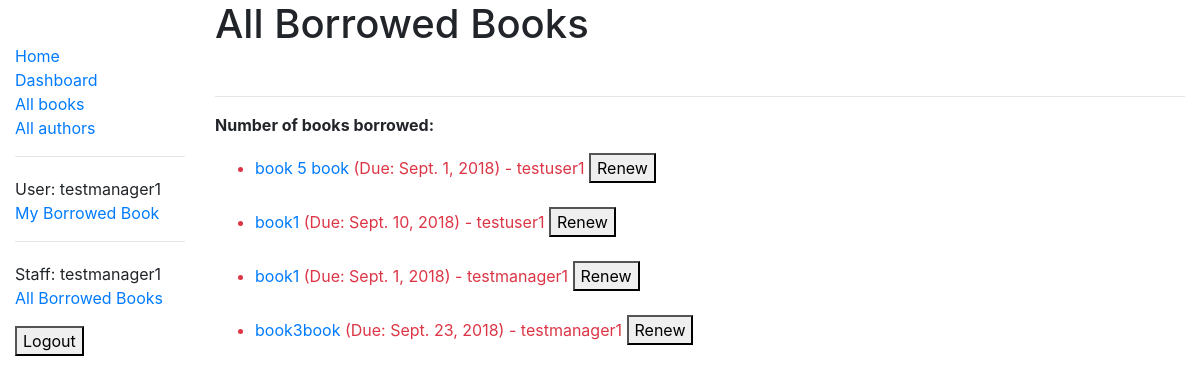
The page /catalog/allborrow/ (signed in) on the database its author committed.
### catalog/models.py (models this page shows, shortened)
class BookInstance(models.Model):
    id = models.UUIDField(primary_key=True, default=uuid.uuid4, help_text='Unique ID for this particular book across whole library')
    book = models.ForeignKey('Book', on_delete=models.SET_NULL, null=True)
    imprint = models.CharField(max_length=200, help_text='Enter version details')
    due_back = models.DateField(null=True, blank=True, help_text='Enter due date to return')
    borrower = models.ForeignKey(User, on_delete=models.SET_NULL, null=True, blank=True)
    LOAN_STATUS = (
        ('m', 'Maintenance'),
        ('o', 'On loan'),
        ('a', 'Available'),
        ('r', 'Reserved'),
    )
    status = models.CharField(max_length=1, choices=LOAN_STATUS, blank=True, default='m', help_text='Book availability')
    class Meta:
        ordering = ['due_back']
        permissions = (('view_all_borrow', 'View all borrowed books'),
                       ('can_renew_book', 'Renew a book'),
                )
    @property ### @property here defines a read-only property BookInstance.is_overdue
    def is_overdue(self):
        if self.due_back and date.today()>self.due_back:
            return True
        return False

class Book(models.Model):
    title = models.CharField(max_length=200, help_text='Enter the book title')
    author = models.ForeignKey('Author', on_delete=models.SET_NULL, null=True, help_text='Select the author name')
    summary = models.TextField(max_length=5000, help_text='Enter a brief book summary')
    isbn = models.CharField('ISBN', max_length=13, help_text='13 Character <a href="https://www.isbn-international.org/content/what-isbn">ISBN number</a>')
    genre = models.ManyToManyField('Genre', help_text='Select a genre for the book')
    language = models.ForeignKey('Language', on_delete=models.SET_NULL, null=True)
    pubdate = models.DateField(help_text='Enter the publication date')
    create_dt = models.DateTimeField(auto_now_add=True, help_text='Creation datetime of the record')
    class Meta:
        ordering = ['title', '-pubdate']
        permissions = (('can_create_book','Add new books'),
                       ('can_update_book','Update book details'),
                       ('can_delete_book', 'Delete books'),
                )
    def display_genre(self):
        return ", ".join(genre.name for genre in self.genre.all()[:3])
    display_genre.short_description = 'Genre'

### catalog/views.py (the view, shortened to what this page needs)
# urls.py: path('allborrow/', views.AllBorrowListView.as_view(), name='all_borrow'),
class AllBorrowListView(PermissionRequiredMixin, generic.ListView):
    permission_required = 'catalog.view_all_borrow'
    model = BookInstance
    context_object_name = 'allborrowedbook'
    template_name = 'all_borrow.html'
    def get_queryset(self):
        return BookInstance.objects.filter(status__exact='o').order_by('book', '-due_back') # due_back is in descending order

### catalog/templates/all_borrow.html (shortened to what this page needs)
{% extends "base_generic.html" %}
{% block content %}
    <h1> All Borrowed Books </h1>
    <br>
    <hr>
    {% if allborrowedbook %}
        <p> <strong> Number of books borrowed: </strong> {{num_borrow}} <p>
        <ul>
            {% for bookinst in allborrowedbook %}
                <li class = "{% if bookinst.is_overdue %} text-danger {% endif %}">
                    <a href="{% url 'book_details' bookinst.book.pk %}"> {{bookinst.book.title}} </a> (Due: {{bookinst.due_back}}) - {{bookinst.borrower}}
                    {% if perms.catalog.can_renew_book %} <a href="{% url 'renew-book-librarian' bookinst.id %}"><button> Renew </button> </a> {% endif %}
                </li>
                <br>
            {% endfor %}
        </ul>
    {% else %}
        <p> No book is borrowed </p>
    {% endif %}
{% endblock %}

### catalog/templates/base_generic.html (shortened to what this page needs)
<!DOCTYPE html>
<html lang="en">
<head>
  <link rel="stylesheet" href="https://stackpath.bootstrapcdn.com/bootstrap/4.1.3/css/bootstrap.min.css">
  {% load static %}
  <link rel="stylesheet" href="{% static 'css/styles.css' %}">
</head>
<body>
  <div class="container-fluid">
    <div class="row">
      <div class="col-sm-2">
      {% block sidebar %}
      <br>
      <ul class="sidebar-nav">
        <li><a href="{% url 'landing' %}">Home</a></li>
        <li><a href="{% url 'index' %}">Dashboard</a></li>
        <li><a href="{% url 'books' %}">All books</a></li>
        <li><a href="{% url 'authors' %}">All authors</a></li>
      </ul>
      <hr>
      {% if user.is_authenticated %}
          <ul class="sidebar-nav">
              <li>User: {{user.get_username}}</li>
              <li><a href="{% url 'my_borrow' %}">My Borrowed Book</a></li>
          </ul>
      {% else %}
          <ul class="sidebar-nav">
              <li>User: No access</li>
          </ul>
      {% endif %}
      <hr>
      {% if perms.catalog.view_all_borrow %}
          <ul class="sidebar-nav">
              <li>Staff: {{user.get_username}}</li>
              <li><a href="{% url 'all_borrow' %}">All Borrowed Books</a></li>
          </ul>
      {% else %}
          <p> Staff: No access </p>
      {% endif %}
      {% if user.is_authenticated %}
          <a href="{% url 'logout'%}"><button>Logout</button></a>
      {% else %}
          <a href="{% url 'login'%}?next={{request.path}}"><button>Login</button></a>
      {% endif %}
      {% endblock %}
      </div>
      <div class="col-sm-10 ">
      {% block content %}{% endblock %}
      </div>
    </div>
  </div>
</body>
</html>

### catalog/static/css/styles.css (style rules this page uses)
.sidebar-nav { margin-top: 20px; padding: 0; list-style: none; }

### rows shown on the page
BookInstance: book "book 5 book", due_back "Sept. 1, 2018", borrower "testuser1"
BookInstance: book "book1", due_back "Sept. 10, 2018", borrower "testuser1"
BookInstance: book "book1", due_back "Sept. 1, 2018", borrower "testmanager1"
BookInstance: book "book3book", due_back "Sept. 23, 2018", borrower "testmanager1"

### other values the page prints
{{ user.get_username }} "testmanager1"
